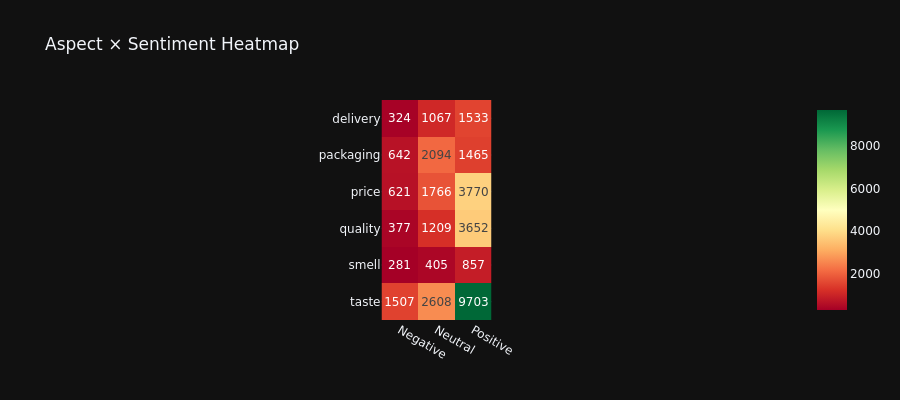

Notebook code cell kept with this figure:
### Markdown cell above
## 4. Aspect–Sentiment Heatmap

### Code cell
heat_data = (absa_df.groupby(['aspect', 'sentiment'])
                     .size()
                     .unstack(fill_value=0)
                     .reindex(columns=['negative','neutral','positive'], fill_value=0))

fig = px.imshow(
    heat_data.values,
    x=['Negative', 'Neutral', 'Positive'],
    y=heat_data.index.tolist(),
    color_continuous_scale='RdYlGn',
    text_auto=True,
    title='Aspect × Sentiment Heatmap',
    template='plotly_dark',
)
fig.update_layout(height=400, font_family='DejaVu Sans')
fig.show()

### Figure 1 — Plotly figure (JSON) as saved in the notebook; plotly's stock layout.template omitted (floating-point values rounded to 4 significant figures)
{"data": [{"coloraxis": "coloraxis", "hovertemplate": "x: %{x}<br>y: %{y}<br>color: %{z}<extra></extra>", "name": "0", "texttemplate": "%{z}", "type": "heatmap", "x": ["Negative", "Neutral", "Positive"], "xaxis": "x", "y": ["delivery", "packaging", "price", "quality", "smell", "taste"], "yaxis": "y", "z": [[324, 1067, 1533], [642, 2094, 1465], [621, 1766, 3770], [377, 1209, 3652], [281, 405, 857], [1507, 2608, 9703]]}], "layout": {"coloraxis": {"colorscale": [[0.0, "rgb(165,0,38)"], [0.1, "rgb(215,48,39)"], [0.2, "rgb(244,109,67)"], [0.3, "rgb(253,174,97)"], [0.4, "rgb(254,224,139)"], [0.5, "rgb(255,255,191)"], [0.6, "rgb(217,239,139)"], [0.7, "rgb(166,217,106)"], [0.8, "rgb(102,189,99)"], [0.9, "rgb(26,152,80)"], [1.0, "rgb(0,104,55)"]]}, "font": {"family": "DejaVu Sans"}, "height": 400, "title": {"text": "Aspect × Sentiment Heatmap"}, "xaxis": {"anchor": "y", "constrain": "domain", "domain": [0.0, 1.0], "scaleanchor": "y"}, "yaxis": {"anchor": "x", "autorange": "reversed", "constrain": "domain", "domain": [0.0, 1.0]}}}
